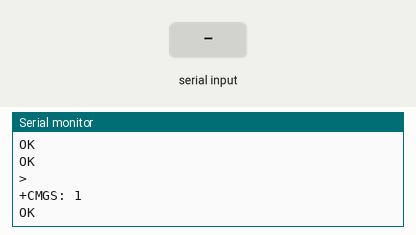
The sketch below on a simulated ESP8266 (NodeMCU). On the bench: the last lines printed to the serial monitor. Inputs (shaded band) come from the test bench. The modem accepts every AT command (registered, SIM ready, sends succeed) and sends nothing else.

Above: at 17.3 s.
17.4 s: "1" received over the second serial link
At 17.9 s:
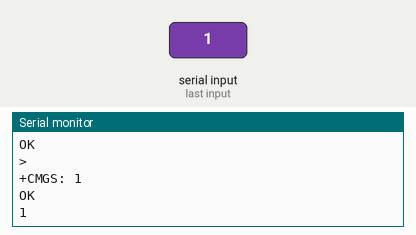
18.9 s: "0" received over the second serial link
At 20.2 s:
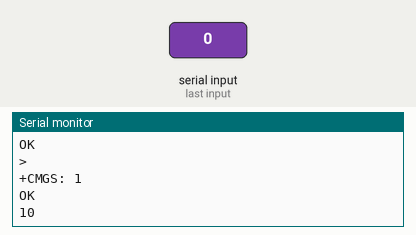

Measured:
- after the input at 17.4 s, the serial monitor: prints a new line at once (image 1)
- after the input at 18.9 s, the serial monitor: prints a new line at once (image 2)

The sketch:

Sim800L_Testing_NodeMCU.ino
```cpp
#include <SoftwareSerial.h>
SoftwareSerial Sim800L(D4, D3);  //Sim800L Rx -> D3 Sim800L Tx -> D4

void setup()
{
  Serial.begin(115200);
  Sim800L.begin(9600);
  Serial.println("Initializing...");
  delay(5000);
  Sim800L.println("AT"); //Once the handshake test is successful, it will back to OK
  delay(1000);
  updateSerial();
  Sim800L.println("AT+CSQ"); //Signal quality test, value range is 0-31 , 31 is the best
  delay(1000);
  updateSerial();
  Sim800L.println("AT+CBC"); //Signal quality test, value range is 0-31 , 31 is the best
  delay(1000);
  updateSerial();
  delay(1000);
  Sim800L.println("AT+CMGF=1"); // Configuring TEXT mode
  delay(1200);
  Sim800L.print ("AT+CSMP=17,167,0,0\r");// Configuring TEXT mode
  delay(1200);
  Sim800L.println("AT+CMGS=\"+919790906809\"");//change ZZ with country code and xxxxxxxxxxx with phone number to sms
  delay(1500);
  Sim800L.print("Tesing SMS"); //text content
  Sim800L.write(0x1A); //ascii code for ctrl-26 //sim800.println((char)26); //ascii code for ctrl-26
  delay(1200);
  updateSerial();
  delay(2000);
}

void loop()
{ updateSerial();}


void updateSerial()
{
  while (Serial.available())   {  Sim800L.write(Serial.read());  }
  while(Sim800L.available())   {  Serial.write(Sim800L.read());  }
}
```
